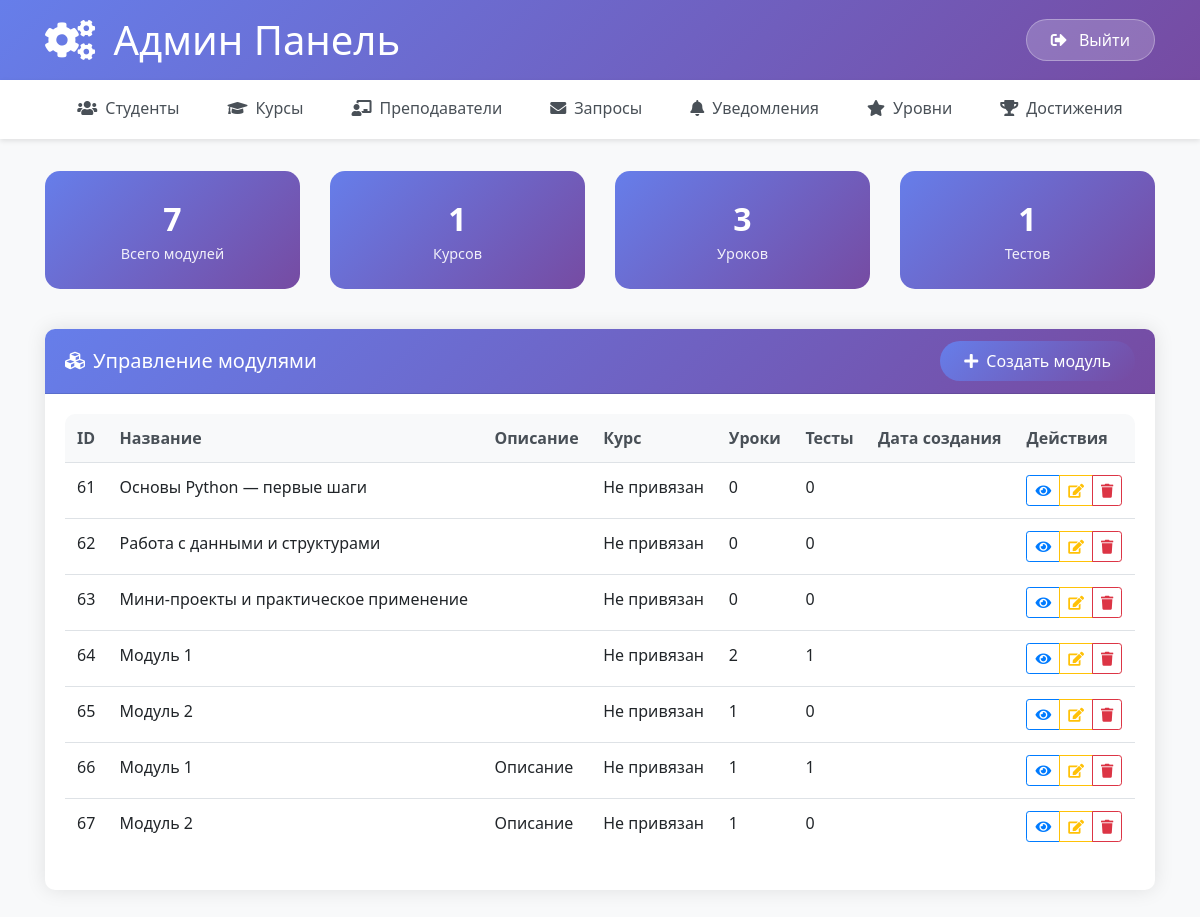
The app's page /admin_modules/ (signed in), older data.
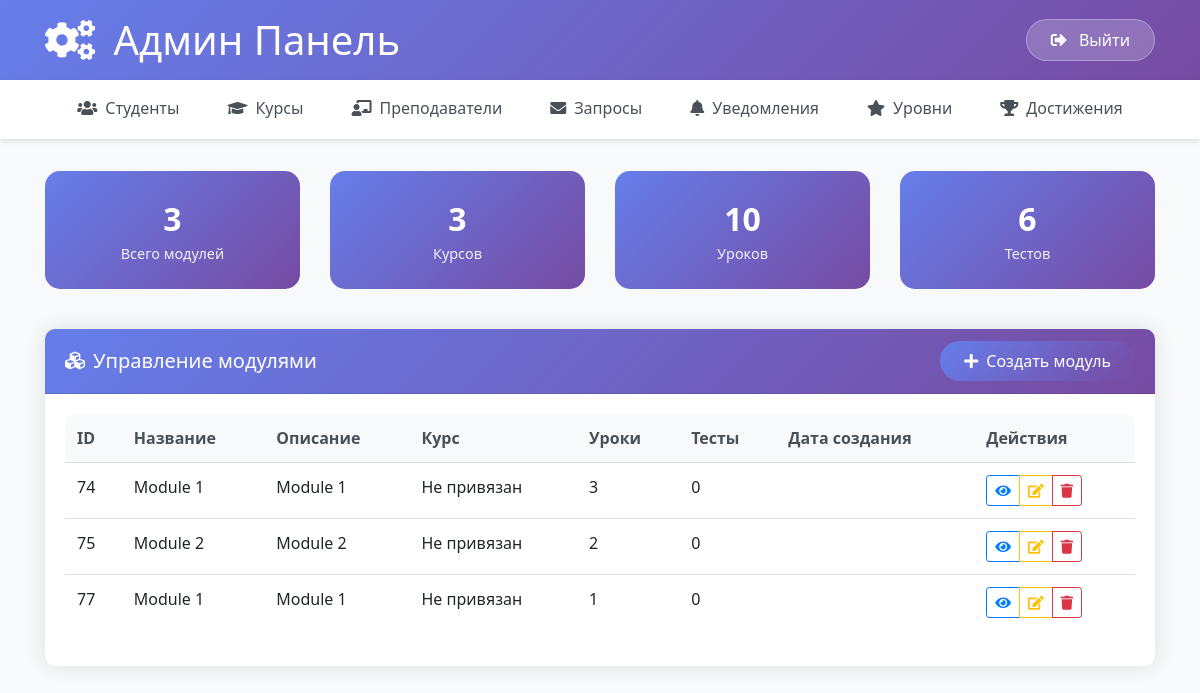
The same page, newer data.
### courses/models.py (models this page shows, shortened)
class Module(models.Model):
    title = models.CharField(max_length=100)
    lessons = models.ManyToManyField(Lesson)
    description = models.TextField(null=True, blank=True, default="")
    quizzes = models.ManyToManyField(Quiz, blank=True)  # Связь с квизами

### courses/views.py (the view)
# urls.py: path('admin_modules/', views.admin_modules_page, name='admin_modules_page'),
@login_required
def admin_modules_page(request):
    from .models import Module, Course, Lesson, Quiz
    modules = Module.objects.all()
    courses = Course.objects.all()
    lessons = Lesson.objects.all()
    quizzes = Quiz.objects.all()
    context = {
        'modules': modules,
        'courses': courses,
        'lessons': lessons,
        'quizzes': quizzes,
        'active_tab': 'modules'
    }
    return render(request, 'courses/admin_modules_page.html', context)

### courses/templates/courses/admin_modules_page.html (shortened to what this page needs)
{% extends 'courses/admin_base.html' %}
{% block content %}
<div class="row mb-4">
    <div class="col-md-3">
        <div class="stats-card text-center">
            <div class="stats-number">{{ modules.count }}</div>
            <div class="stats-label">Всего модулей</div>
        </div>
    </div>
    <div class="col-md-3">
        <div class="stats-card text-center">
            <div class="stats-number">{{ courses.count }}</div>
            <div class="stats-label">Курсов</div>
        </div>
    </div>
    <div class="col-md-3">
        <div class="stats-card text-center">
            <div class="stats-number">{{ lessons.count }}</div>
            <div class="stats-label">Уроков</div>
        </div>
    </div>
    <div class="col-md-3">
        <div class="stats-card text-center">
            <div class="stats-number">{{ quizzes.count }}</div>
            <div class="stats-label">Тестов</div>
        </div>
    </div>
</div>
<div class="row">
    <div class="col-12">
        <div class="card">
            <div class="card-header d-flex justify-content-between align-items-center">
                <h5 class="mb-0">
                    <i class="fas fa-cubes mr-2"></i>Управление модулями
                </h5>
                <a href="{% url 'create_module' %}" class="btn btn-primary">
                    <i class="fas fa-plus mr-2"></i>Создать модуль
                </a>
            </div>
            <div class="card-body">
                <div class="table-responsive">
                    <table class="table table-hover">
                        <thead>
                            <tr>
                                <th>ID</th>
                                <th>Название</th>
                                <th>Описание</th>
                                <th>Курс</th>
                                <th>Уроки</th>
                                <th>Тесты</th>
                                <th>Дата создания</th>
                                <th>Действия</th>
                            </tr>
                        </thead>
                        <tbody>
                            {% for module in modules %}
                            <tr>
                                <td>{{ module.id }}</td>
                                <td>{{ module.title }}</td>
                                <td>{{ module.description|truncatechars:50 }}</td>
                                <td>{{ module.course.title|default:"Не привязан" }}</td>
                                <td>{{ module.lessons.count }}</td>
                                <td>{{ module.quizzes.count }}</td>
                                <td>{{ module.created_at|date:"d.m.Y" }}</td>
                                <td>
                                    <div class="btn-group" role="group">
                                        <a href="{% url 'module_details' module.id %}" class="btn btn-sm btn-outline-primary">
                                            <i class="fas fa-eye"></i>
                                        </a>
                                        <a href="{% url 'edit_module' module.id %}" class="btn btn-sm btn-outline-warning">
                                            <i class="fas fa-edit"></i>
                                        </a>
                                        <button class="btn btn-sm btn-outline-danger" onclick="deleteModule({{ module.id }})">
                                            <i class="fas fa-trash"></i>
                                        </button>
                                    </div>
                                </td>
                            </tr>
                            {% empty %}
                            <tr>
                                <td colspan="8" class="text-center text-muted">Модули не найдены</td>
                            </tr>
                            {% endfor %}
                        </tbody>
                    </table>
                </div>
            </div>
        </div>
    </div>
</div>
{% endblock %}

### courses/templates/courses/admin_base.html (shortened to what this page needs)
    <!DOCTYPE html>
<html lang="ru">
<head>
    <link href="https://stackpath.bootstrapcdn.com/bootstrap/4.5.2/css/bootstrap.min.css" rel="stylesheet">
    <link href="https://cdnjs.cloudflare.com/ajax/libs/font-awesome/5.15.4/css/all.min.css" rel="stylesheet">
</head>
<body>
    <header class="admin-header">
        <div class="container">
            <div class="row align-items-center">
                <div class="col-md-6">
                    <h1 class="mb-0">
                        <i class="fas fa-cogs mr-2"></i>
                        Админ Панель
                    </h1>
                </div>
                <div class="col-md-6 text-right">
                    <a href="{% url 'logout' %}" class="btn logout-btn">
                        <i class="fas fa-sign-out-alt mr-2"></i>
                        Выйти
                    </a>
                </div>
            </div>
        </div>
    </header>
    <nav class="admin-nav">
        <div class="container">
            <ul class="nav nav-pills justify-content-center">
                <li class="nav-item">
                    <a class="nav-link {% if active_tab == 'students' %}active{% endif %}" href="{% url 'admin_students_page' %}">
                        <i class="fas fa-users mr-2"></i>Студенты
                    </a>
                </li>
                <li class="nav-item">
                    <a class="nav-link {% if active_tab == 'courses' %}active{% endif %}" href="{% url 'admin_courses_page' %}">
                        <i class="fas fa-graduation-cap mr-2"></i>Курсы
                    </a>
                </li>
                <li class="nav-item">
                    <a class="nav-link {% if active_tab == 'teachers' %}active{% endif %}" href="{% url 'admin_teachers_page' %}">
                        <i class="fas fa-chalkboard-teacher mr-2"></i>Преподаватели
                    </a>
                </li>
                <li class="nav-item">
                    <a class="nav-link {% if active_tab == 'requests' %}active{% endif %}" href="{% url 'admin_requests_page' %}">
                        <i class="fas fa-envelope mr-2"></i>Запросы
                    </a>
                </li>
                <li class="nav-item">
                    <a class="nav-link {% if active_tab == 'notifications' %}active{% endif %}" href="{% url 'admin_notifications_page' %}">
                        <i class="fas fa-bell mr-2"></i>Уведомления
                    </a>
                </li>
                <li class="nav-item">
                    <a class="nav-link {% if active_tab == 'levels' %}active{% endif %}" href="{% url 'admin_levels_page' %}">
                        <i class="fas fa-star mr-2"></i>Уровни
                    </a>
                </li>
                <li class="nav-item">
                    <a class="nav-link {% if active_tab == 'achievements' %}active{% endif %}" href="{% url 'admin_achievements_page' %}">
                        <i class="fas fa-trophy mr-2"></i>Достижения
                    </a>
                </li>
            </ul>
        </div>
    </nav>
    <main class="admin-content">
        <div class="container">
            {% block content %}{% endblock %}
        </div>
    </main>
</body>
</html>

### courses/templates/courses/admin_base.html (style rules this page uses)
body { font-family: 'Segoe UI', Tahoma, Geneva, Verdana, sans-serif; background-color: #f8f9fa; }
.admin-header { background: linear-gradient(135deg, #667eea 0%, #764ba2 100%); color: white; padding: 1rem 0; box-shadow: 0 2px 10px rgba(0,0,0,0.1); }
.admin-nav { background: white; box-shadow: 0 2px 5px rgba(0,0,0,0.1); padding: 0; }
.admin-nav .nav-link { color: #495057; padding: 1rem 1.5rem; border-bottom: 3px solid transparent; transition: all 0.3s ease; }
.admin-content { padding: 2rem 0; }
.card { border: none; box-shadow: 0 0 20px rgba(0,0,0,0.1); border-radius: 10px; margin-bottom: 1.5rem; }
.card-header { background: linear-gradient(135deg, #667eea 0%, #764ba2 100%); color: white; border-radius: 10px 10px 0 0 !important; font-weight: 600; }
.btn-primary { background: linear-gradient(135deg, #667eea 0%, #764ba2 100%); border: none; border-radius: 25px; padding: 0.5rem 1.5rem; }
.table { background: white; border-radius: 10px; overflow: hidden; }
.table thead th { background: #f8f9fa; border: none; font-weight: 600; color: #495057; }
.logout-btn { background: rgba(255,255,255,0.2); border: 1px solid rgba(255,255,255,0.3); color: white; border-radius: 25px; padding: 0.5rem 1.5rem; }
.stats-card { background: linear-gradient(135deg, #667eea 0%, #764ba2 100%); color: white; border-radius: 15px; padding: 1.5rem; margin-bottom: 1rem; }
.stats-card .stats-number { font-size: 2rem; font-weight: bold; }
.stats-card .stats-label { font-size: 0.9rem; opacity: 0.9; }

Row changes from the older to the newer data that the page shows:
removed Module: id "61", title "Основы Python — первые шаги", course "Не привязан", lessons.count "0", quizzes.count "0"
removed Module: id "62", title "Работа с данными и структурами", course "Не привязан", lessons.count "0", quizzes.count "0"
removed Module: id "63", title "Мини-проекты и практическое применение", course "Не привязан", lessons.count "0", quizzes.count "0"
removed Module: id "64", title "Модуль 1", course "Не привязан", lessons.count "2", quizzes.count "1"
removed Module: id "65", title "Модуль 2", course "Не привязан", lessons.count "1", quizzes.count "0"
removed Module: id "66", title "Модуль 1", description "Описание", course "Не привязан", lessons.count "1", quizzes.count "1"
removed Module: id "67", title "Модуль 2", description "Описание", course "Не привязан", lessons.count "1", quizzes.count "0"
added Module: id "74", title "Module 1", description "Module 1", course "Не привязан", lessons.count "3", quizzes.count "0"
added Module: id "75", title "Module 2", description "Module 2", course "Не привязан", lessons.count "2", quizzes.count "0"
added Module: id "77", title "Module 1", description "Module 1", course "Не привязан", lessons.count "1", quizzes.count "0"
Text that changed along with them:
{{ modules.count }}: "7" → "3"
{{ courses.count }}: "1" → "3"
{{ lessons.count }}: "3" → "10"
{{ quizzes.count }}: "1" → "6"
